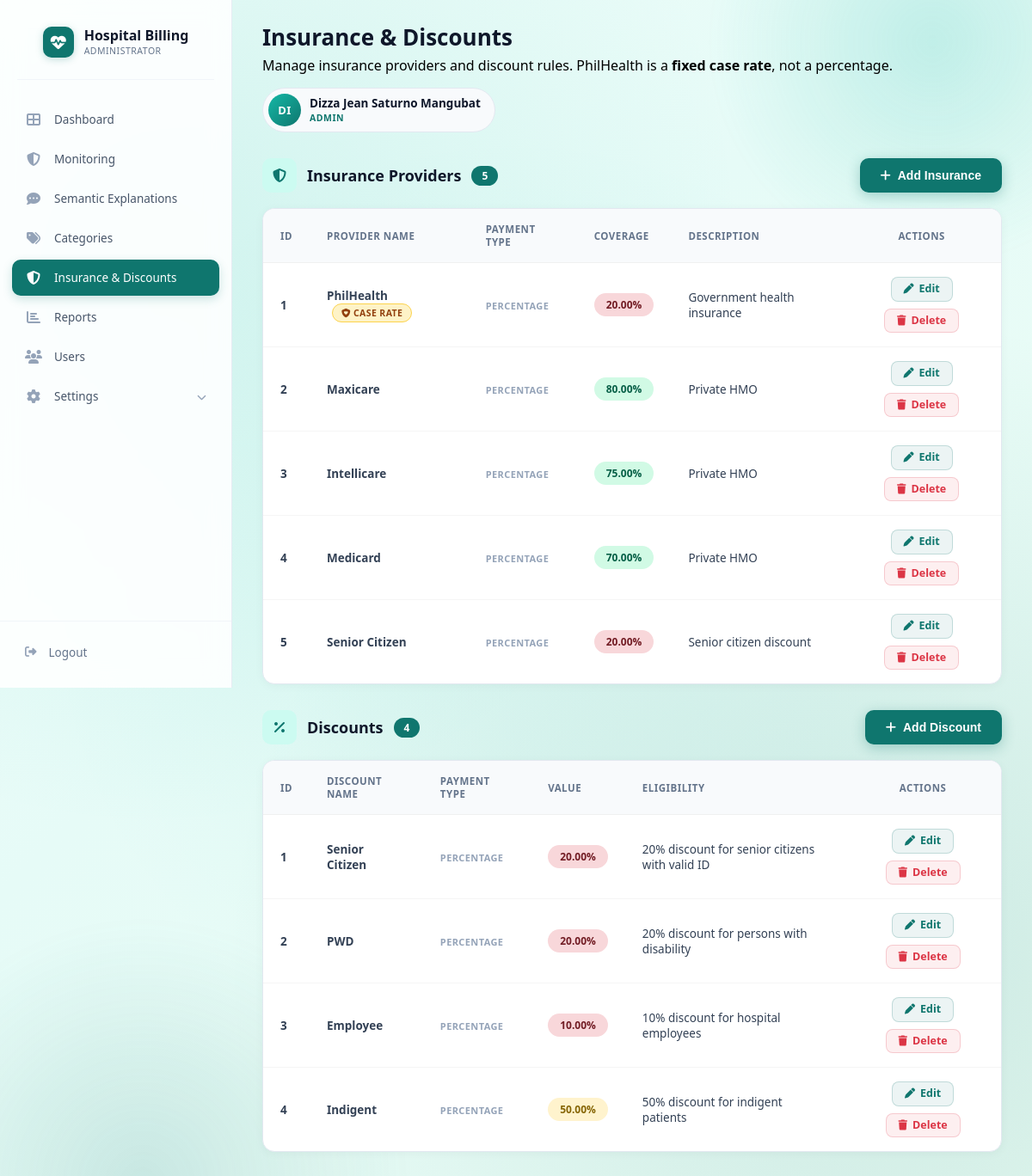
Screenshot of /insurance_discounts.php (signed in) with the database file from the repository.
### tables this page shows
CREATE TABLE `users` (
  `id` int(11) NOT NULL,
  `first_name` varchar(100) DEFAULT NULL,
  `middle_name` varchar(100) DEFAULT NULL,
  `last_name` varchar(100) DEFAULT NULL,
  `full_name` varchar(255) NOT NULL,
  `username` varchar(100) NOT NULL,
  `password` varchar(255) NOT NULL,
  `email` varchar(150) DEFAULT NULL,
  `contact_number` varchar(11) DEFAULT NULL,
  `position` varchar(150) DEFAULT NULL,
  `role` enum('Admin','Billing','Front Desk Receptionist') NOT NULL DEFAULT 'Admin',
  `status` enum('Active','Inactive') NOT NULL DEFAULT 'Active',
  `profile_picture` varchar(255) DEFAULT NULL,
  `created_at` datetime NOT NULL DEFAULT current_timestamp(),
  `updated_at` datetime NOT NULL DEFAULT current_timestamp() ON UPDATE current_timestamp(),
  `is_archived` tinyint(1) DEFAULT 0,
  `reset_token` varchar(255) DEFAULT NULL,
  `reset_expires` datetime DEFAULT NULL,
  `reset_code` varchar(6) DEFAULT NULL,
  `recovery_code` varchar(50) DEFAULT NULL
);

CREATE TABLE `insurance_providers` (
  `id` int(11) NOT NULL,
  `provider_name` varchar(150) NOT NULL,
  `coverage_percentage` decimal(5,2) NOT NULL DEFAULT 0.00,
  `coverage_amount` decimal(12,2) DEFAULT 0.00,
  `description` varchar(255) DEFAULT NULL,
  `created_at` datetime NOT NULL DEFAULT current_timestamp(),
  `payment_type` enum('percent','fixed') NOT NULL DEFAULT 'percent'
);

CREATE TABLE `discount_types` (
  `id` int(11) NOT NULL,
  `discount_name` varchar(150) NOT NULL,
  `discount_percentage` decimal(5,2) NOT NULL DEFAULT 0.00,
  `description` varchar(255) DEFAULT NULL,
  `created_at` datetime NOT NULL DEFAULT current_timestamp(),
  `payment_type` enum('percent','fixed') NOT NULL DEFAULT 'percent'
);

### insurance_discounts.php (the view, shortened to what this page needs)
<?php
require_once 'config.php';
$user_id=$_SESSION['user_id']??0;$user_name=$_SESSION['username']??'Admin';$full_name=$user_name;$user_role='Admin';$profile_picture_url='';
try{$s=$pdo->prepare("SELECT full_name,role,profile_picture FROM users WHERE id=?");$s->execute([$user_id]);$u=$s->fetch(PDO::FETCH_ASSOC);if($u){$full_name=$u['full_name']??$user_name;$user_role=$u['role']??'Admin';if(!empty($u['profile_picture'])&&file_exists(__DIR__.'/uploads/profiles/'.$u['profile_picture']))$profile_picture_url='uploads/profiles/'.$u['profile_picture'];}}catch(PDOException $e){}
try{$insurance_providers=$pdo->query("SELECT * FROM insurance_providers ORDER BY id ASC")->fetchAll(PDO::FETCH_ASSOC);}catch(PDOException $e){$insurance_providers=[];}
try{$discounts=$pdo->query("SELECT * FROM discount_types ORDER BY id ASC")->fetchAll(PDO::FETCH_ASSOC);}catch(PDOException $e){$discounts=[];}
?>
<!DOCTYPE html>
<html lang="en">
<head>
<link rel="stylesheet" href="https://cdnjs.cloudflare.com/ajax/libs/font-awesome/6.4.0/css/all.min.css">
</head>
<body>
<aside class="sidebar" id="sidebar">
    <div class="sidebar-brand">
        <div class="brand-text">
            <span class="brand-icon-box"><i class="fas fa-heart-pulse"></i></span>
            <div class="brand-text-inner">
                <div class="brand-name">Hospital Billing</div>
                <div class="brand-sub">ADMINISTRATOR</div>
            </div>
        </div>
    </div>
    <div class="sidebar-divider"></div>
    <ul class="sidebar-menu">
        <li><a href="dashboard.php"><i class="fas fa-th-large"></i> <span>Dashboard</span></a></li>
        <li><a href="administrator_monitoring.php"><i class="fas fa-shield-halved"></i> <span>Monitoring</span></a></li>
        <li><a href="explanations.php"><i class="fas fa-comment-dots"></i> <span>Semantic Explanations</span></a></li>
        <li><a href="categories.php"><i class="fas fa-tags"></i> <span>Categories</span></a></li>
        <li><a href="insurance_discounts.php" class="active"><i class="fas fa-shield-alt"></i> <span>Insurance &amp; Discounts</span></a></li>
        <li><a href="reports.php"><i class="fas fa-chart-bar"></i> <span>Reports</span></a></li>
        <li><a href="users.php"><i class="fas fa-users"></i> <span>Users</span></a></li>
        <li class="has-submenu" id="settingsMenuItem">
            <a href="javascript:void(0)" onclick="toggleSettingsSubmenu(event)"><i class="fas fa-cog"></i><span>Settings</span><i class="fas fa-chevron-down submenu-arrow"></i></a>
        </li>
    </ul>
    <div class="sidebar-footer"><a href="logout.php"><i class="fas fa-sign-out-alt"></i> <span>Logout</span></a></div>
</aside>
<main class="main-content">
<div class="top-bar">
    <div class="top-bar-left">
        <h1>Insurance &amp; Discounts</h1>
        <div class="page-sub">Manage insurance providers and discount rules. PhilHealth is a <strong>fixed case rate</strong>, not a percentage.</div>
    </div>
    <div class="top-bar-actions">
        <div class="user-chip">
            <?php if (!empty($profile_picture_url)): ?>
                <img src="<?= htmlspecialchars($profile_picture_url) ?>?v=<?= time() ?>" alt="Profile" class="avatar-img">
            <?php else: ?>
                <div class="avatar"><?= strtoupper(substr($full_name, 0, 2)) ?></div>
            <?php endif; ?>
            <div class="info">
                <div class="name"><?= htmlspecialchars($full_name) ?></div>
                <div class="role"><?= htmlspecialchars($user_role) ?></div>
            </div>
        </div>
    </div>
</div>
<div class="section-title">
    <span class="icon-circle"><i class="fas fa-shield-alt"></i></span>
    Insurance Providers <span class="count-badge"><?= count($insurance_providers) ?></span>
    <div class="section-actions"><button class="btn-add" onclick="openInsuranceModal()"><i class="fas fa-plus"></i> Add Insurance</button></div>
</div>
<div class="table-card">
    <div class="table-wrapper">
        <table>
            <thead><tr><th>ID</th><th>Provider Name</th><th>Payment Type</th><th>Coverage</th><th>Description</th><th style="text-align:center;">Actions</th></tr></thead>
            <tbody>
            <?php if (empty($insurance_providers)): ?><tr><td colspan="6" class="text-muted">No insurance providers found.</td></tr>
            <?php else: foreach ($insurance_providers as $ins):
                $is_fixed       = (($ins['payment_type'] ?? 'percent') === 'fixed');
                $is_philhealth  = stripos($ins['provider_name'] ?? '', 'philhealth') !== false;
            ?>
                <tr>
                    <td><strong><?= $ins['id'] ?></strong></td>
                    <td>
                        <strong><?= htmlspecialchars($ins['provider_name']) ?></strong>
                        <?php if ($is_philhealth): ?><span class="case-rate-badge"><i class="fas fa-shield-heart"></i> Case Rate</span><?php endif; ?>
                    </td>
                    <td>
                        <span class="type-label">
                            <?= $is_fixed ? 'Fixed Amount' : 'Percentage' ?>
                        </span>
                    </td>
                    <td>
                        <?php if ($is_fixed): ?>
                            <span class="fixed-badge">₱ <?= number_format((float)($ins['coverage_amount'] ?? 0), 2) ?></span>
                        <?php else: ?>
                            <span class="percent-badge <?= $ins['coverage_percentage'] >= 70 ? 'high' : ($ins['coverage_percentage'] >= 40 ? 'medium' : 'low') ?>"><?= $ins['coverage_percentage'] ?>%</span>
                        <?php endif; ?>
                    </td>
                    <td><?= htmlspecialchars($ins['description'] ?? '-') ?></td>
                    <td><div class="action-icons">
                        <a href="?edit_insurance=<?= $ins['id'] ?>" class="icon-btn edit-icon"><i class="fas fa-pen"></i> Edit</a>
                        <a href="#" onclick="confirmDeleteInsurance(event, <?= $ins['id'] ?>)" class="icon-btn delete-icon"><i class="fas fa-trash"></i> Delete</a>
                    </div></td>
                </tr>
            <?php endforeach; endif; ?>
            </tbody>
        </table>
    </div>
</div>
<div class="section-title">
    <span class="icon-circle"><i class="fas fa-percent"></i></span>
    Discounts <span class="count-badge"><?= count($discounts) ?></span>
    <div class="section-actions"><button class="btn-add" onclick="openDiscountModal()"><i class="fas fa-plus"></i> Add Discount</button></div>
</div>
<div class="table-card">
    <div class="table-wrapper">
        <table>
            <thead><tr><th>ID</th><th>Discount Name</th><th>Payment Type</th><th>Value</th><th>Eligibility</th><th style="text-align:center;">Actions</th></tr></thead>
            <tbody>
            <?php if (empty($discounts)): ?><tr><td colspan="6" class="text-muted">No discounts found.</td></tr>
            <?php else: foreach ($discounts as $disc):
                $is_fixed = (($disc['payment_type'] ?? 'percent') === 'fixed');
            ?>
                <tr>
                    <td><strong><?= $disc['id'] ?></strong></td>
                    <td><strong><?= htmlspecialchars($disc['discount_name']) ?></strong></td>
                    <td><span class="type-label"><?= $is_fixed ? 'Fixed Amount' : 'Percentage' ?></span></td>
                    <td>
                        <?php if ($is_fixed): ?>
                            <span class="fixed-badge">₱ <?= number_format((float)($disc['discount_amount'] ?? 0), 2) ?></span>
                        <?php else: ?>
                            <span class="percent-badge <?= $disc['discount_percentage'] >= 70 ? 'high' : ($disc['discount_percentage'] >= 40 ? 'medium' : 'low') ?>"><?= $disc['discount_percentage'] ?>%</span>
                        <?php endif; ?>
                    </td>
                    <td><?= htmlspecialchars($disc['description'] ?? '-') ?></td>
                    <td><div class="action-icons">
                        <a href="?edit_discount=<?= $disc['id'] ?>" class="icon-btn edit-icon"><i class="fas fa-pen"></i> Edit</a>
                        <a href="#" onclick="confirmDeleteDiscount(event, <?= $disc['id'] ?>)" class="icon-btn delete-icon"><i class="fas fa-trash"></i> Delete</a>
                    </div></td>
                </tr>
            <?php endforeach; endif; ?>
            </tbody>
        </table>
    </div>
</div>
</main>
</body>
</html>

### rows the page displays
users: full_name "DI", full_name "Dizza Jean Saturno Mangubat", role "ADMIN"
insurance_providers: id "1", provider_name "PhilHealth", shows "CASE RATE", payment_type "PERCENTAGE", coverage_percentage "20.00", description "Government health insurance"
insurance_providers: id "2", provider_name "Maxicare", payment_type "PERCENTAGE", coverage_percentage "80.00", description "Private HMO"
insurance_providers: id "3", provider_name "Intellicare", payment_type "PERCENTAGE", coverage_percentage "75.00", description "Private HMO"
insurance_providers: id "4", provider_name "Medicard", payment_type "PERCENTAGE", coverage_percentage "70.00", description "Private HMO"
insurance_providers: id "5", provider_name "Senior Citizen", payment_type "PERCENTAGE", coverage_percentage "20.00", description "Senior citizen discount"
discount_types: id "1", discount_name "Senior Citizen", payment_type "PERCENTAGE", discount_percentage "20.00", description "20% discount for senior citizens with valid ID"
discount_types: id "2", discount_name "PWD", payment_type "PERCENTAGE", discount_percentage "20.00", description "20% discount for persons with disability"
discount_types: id "3", discount_name "Employee", payment_type "PERCENTAGE", discount_percentage "10.00", description "10% discount for hospital employees"
discount_types: id "4", discount_name "Indigent", payment_type "PERCENTAGE", discount_percentage "50.00", description "50% discount for indigent patients"

### other values shown
count($insurance_providers) "5"
count($discounts) "4"
